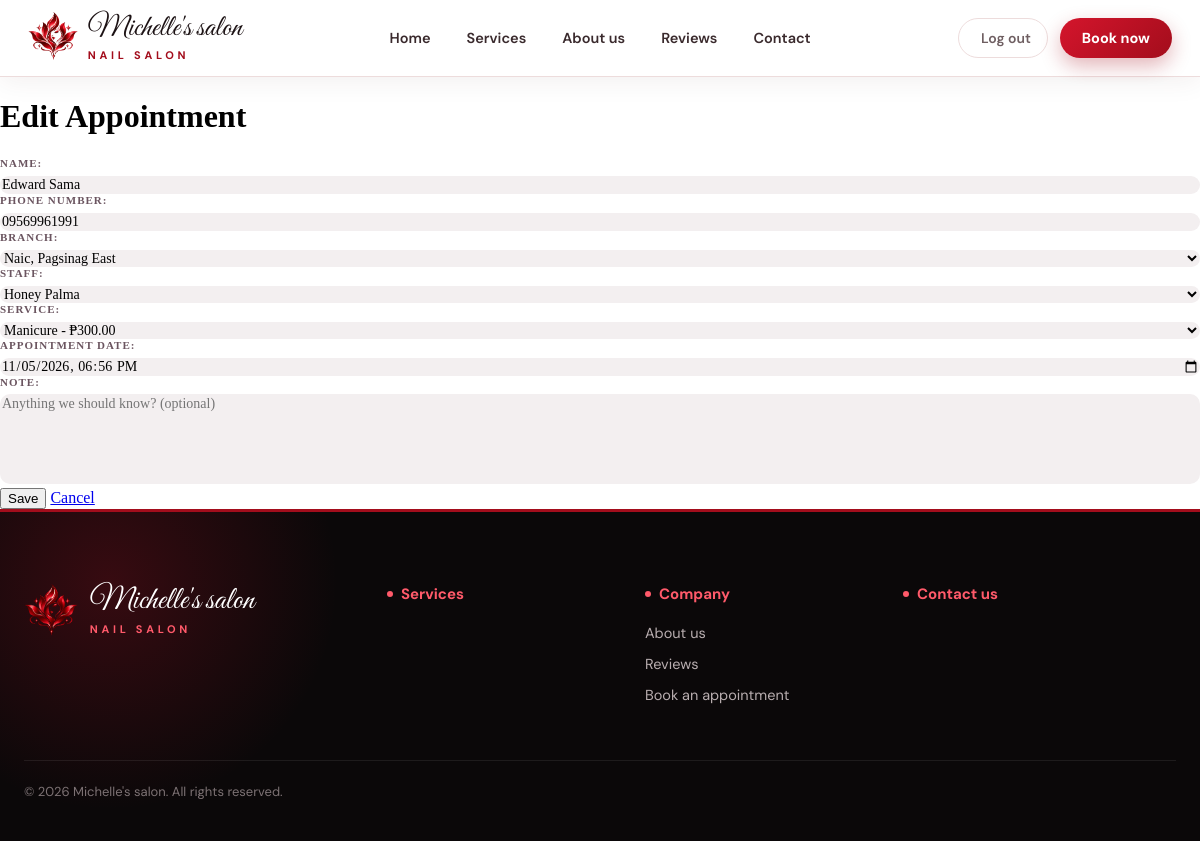
Screenshot of /appointments/16/edit/ (signed in) with the database file from the repository.
### apiprojects/models.py (models this page shows, shortened)
class Appointment(models.Model):
    user = models.ForeignKey(
         settings.AUTH_USER_MODEL, on_delete=models.CASCADE,
         related_name="appointments", null=True, blank=True
    )
    STATUS_CHOICES = [
         ("pending", "Pending"),
         ("completed", "Completed"),
         ("confirmed", "Confirmed"),
         ("cancelled", "Cancelled"),
         ("no_show", "No_show"),
    ]
    name = models.CharField(max_length=100)
    staff = models.ForeignKey(
        Staff, on_delete=models.PROTECT, related_name="appointments"
    )
    service = models.ForeignKey(Service, on_delete=models.PROTECT, null=True)
    branch = models.ForeignKey(Branch, on_delete=models.PROTECT, null=True, blank=True, related_name="appointments")
    status = models.CharField(max_length=10, choices=STATUS_CHOICES, default="pending")
    created_at = models.DateTimeField(auto_now_add=True)
    appointment_date = models.DateTimeField()
    phone_number = models.CharField(
            max_length=11,
            validators=[phone_validator],
            null=True, blank=True,
        )
    note = models.TextField(blank=True)
    class Meta:
        ordering = ["appointment_date"]

### apiprojects/views.py (the view)
# urls.py: path("appointments/<int:pk>/edit/", views.appointment_update, name="appointment_update"),
@login_required
def appointment_update(request, pk):
    appointment = get_object_or_404(Appointment, pk=pk)
    if request.method == "POST":
        form = AppointmentForm(request.POST, instance=appointment)
        if form.is_valid():
            form.save()
            messages.success(request, "Your appointment has been updated.")
            return redirect("appointment_detail", pk=appointment.pk)
    else:
        form = AppointmentForm(instance=appointment)
    return render(request, "appointments/form.html", {"form": form, "title": "Edit Appointment"})

### apiprojects/models.py (called while the page is built)
    def __str__(self):
        return self.name

    def __str__(self):
        return f"{self.service_name} - ₱{self.price}"

    def __str__(self):
        return self.name

### apiprojects/templates/appointments/form.html (shortened to what this page needs)
{% extends "appointments/urltemplate.html" %}
{% block content %}
  <h1>{{ title }}</h1>
  <form method="post" class="card">
    {% for field in form %}
      <div class="field">
        {{ field.label_tag }}
        {{ field }}
      </div>
    {% endfor %}
    <button type="submit" class="btn">Save</button>
    <a class="btn secondary" href="{% url 'appointment_list' %}">Cancel</a>
  </form>
{% endblock %}

### apiprojects/static/appointments/css/style.css (style rules this page uses)
html { scroll-behavior: smooth; }
body { margin: 0; background: rgb(255, 255, 255); }
.field label { display: block; font-size: 11px; font-weight: 700; letter-spacing: 1px; text-transform: uppercase; color: #6b5560; margin-bottom: 6px; }
.field input, .field select, .field textarea { width: 100%; font-size: 14px; border: none; box-sizing: border-box; font-family: inherit; background: #f3eff0; border-radius: 10px; }
.field textarea { resize: none; min-height: 90px; }
:root { --rise: 100px; --reveal-range: entry 0% cover 30%; }

### rows the page displays
Appointment: form "Edward Sama" "09569961991" "Naic, Pagsinag East" "Honey Palma" "Manicure - ₱300.00" "11/05/2026 18:56"

### other values shown
{{ site.salon_name|default:"Michelle's salon" }} "Michelle's salon"
{{ site.tagline|default:"NAIL SALON" }} "NAIL SALON"
{{ title }} "Edit Appointment"
{{ field.label_tag }} "NAME:" "PHONE NUMBER:" "BRANCH:" "STAFF:" "SERVICE:" "APPOINTMENT DATE:" "NOTE:"
